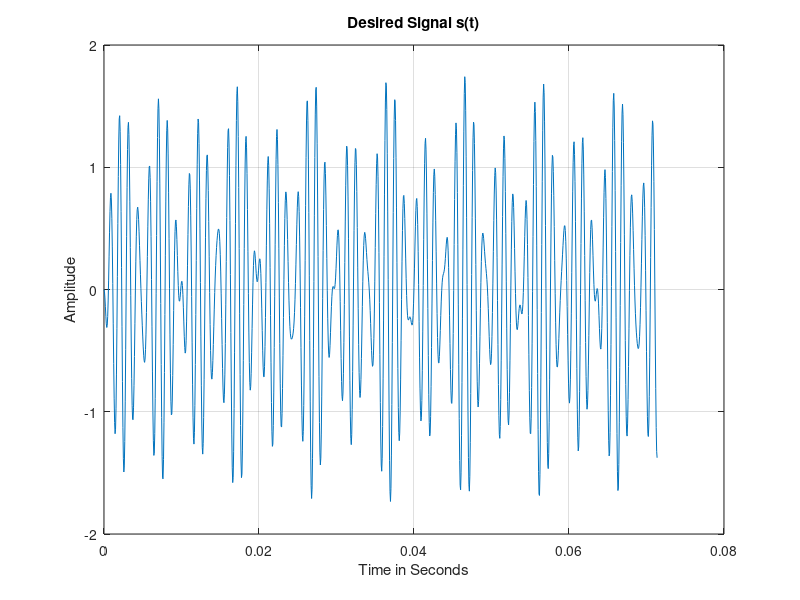
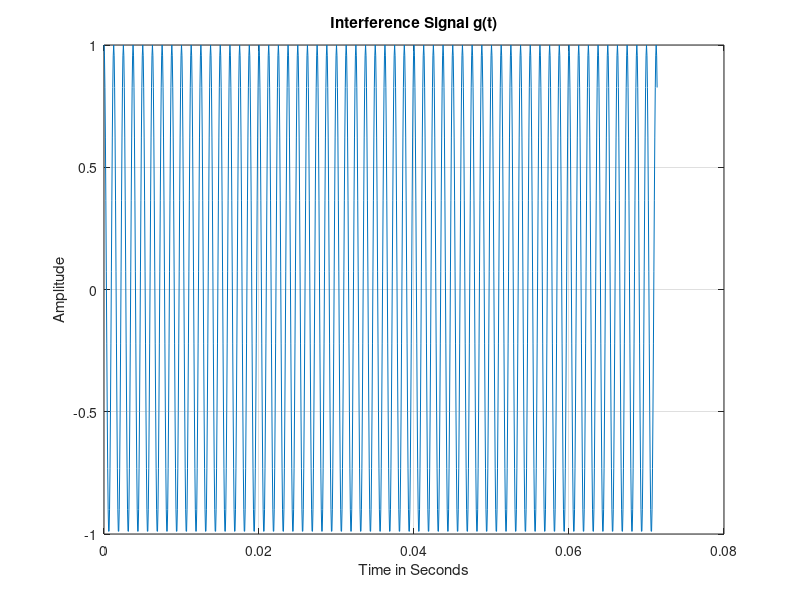
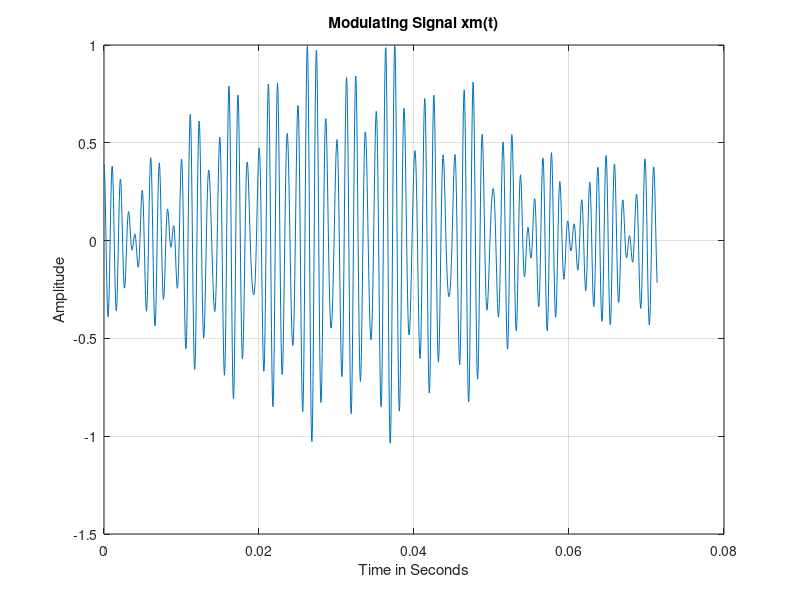
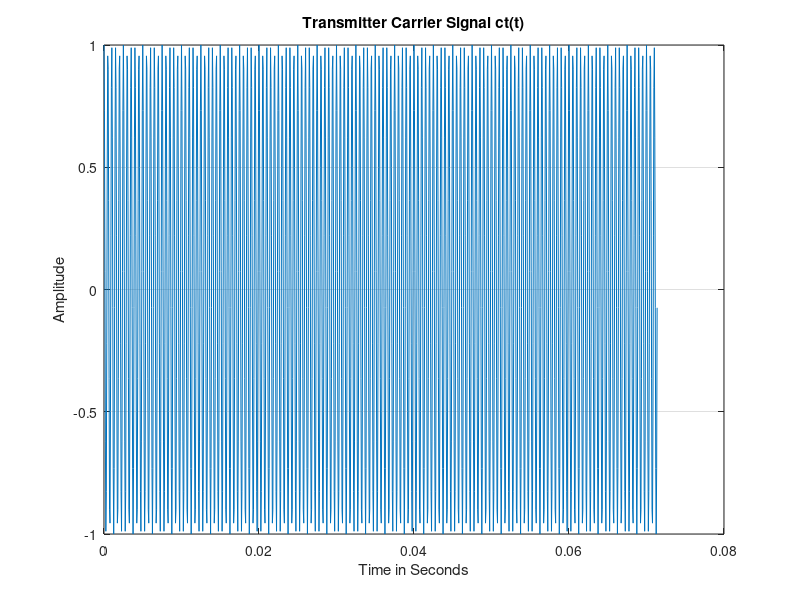

Source code (MATLAB) for these figures, in order:
%inel4301s096gp01t1hw01 
%Inel 4301 - Communication Theory I 
%MATLAB CLASS ASSIGNAMENT 01(MCA01) 
%Double Sideband Suppressed Carrier Systems 
%Prof. Domingo Antonio Rodríguez 
% 
%% 
%%PARAMETER SETTINGS****************************** 
%% 
clear all 
close all 
Fs=16800;           %Sampling frequency 
Ts=1/Fs;            %Sampling time or temporal resolution 
f1=784;             %First frequency component (G5) of s(t) 
f2=880;             %Second frequency component (A5) of s(t) 
f3=988;             %Third frequency component of (B5) s(t) 
fc=2000;            %Frequency of carrier signal > 2*fm 
fm=500;             %Bandwidth of desired signal s(t) 
Ns=1200;             %Number of samples of s(t) 
Tw=Ns*Ts;           %Time observation window for s(t) 
t=0:Ts:Tw-Ts;       %Time axis for desired signal s(t)  
%% 
%%TRANSMITTER SYSTEM****************************** 
%% 
s=(-7*cos(2*pi*f1*t)+2*cos(2*pi*f2*t)+5*cos(2*pi*f3*t))/8; 
g=1*cos(2*pi*800*t);    %Interference signal g(t) 
max_sg=max(s+g);        %Absolute value of signal s(t)+g(t) 
xm=(s+g)/max_sg;        %Normalized Modulating signal xm(t)         
ct=cos(2*pi*fc*t);      %Transmitter carrier signal ct(t) 
xc=xm.*ct;              %Modulated signal xc(t) 
%% 
%%Transmitter's Band-Pass Filter Design 
%% 
fu=fc+fm;           %Upper cut-off frequency 
fl=fc-fm;           %Lower cut-off frequency 
wu=(2*fu)/Fs;       %Normalized upper frequency       
wl=(2*fl)/Fs;       %Normalized lower frequency 
wb=[wl wu];         %Bandwidth of band-pass filter 
Mb=101;             %Order of band-pass filter 
thB=0:Ts:Mb*Ts-Ts;  %Time axis of impulse response signal hB(t) 
hB=fir1(Mb-1,wb,'bandpass');    %Filter design function 
yci=conv(xc,hB);        %Discrete-time convolution operation 
lyci=length(yci);       %Length of yci=Ns+Mb-1; 
tyci=0:Ts:(lyci-1)*Ts;  %Time axis of signal yci(t) 
%% 
%% COMMUNICATION CHANNEL************************** 
%%
nn=randn(lyci,1);           %AWGN with mean=0 and variance=1.

n=(1/1000)*transpose(nn);   %Attenuated noise signal n(t) 
yco=yci+0*n; 
%% 
%% RECEIVER SYSTEM******************************** 
%% 
cr=cos(2*pi*fc*tyci); 
yd=2*yco.*cr;       %Demodulated signal 
% 
%Low-Pass Filter Design*************************** 
% 
Wn=2*fm/Fs;         %Normalized cut-off frequency 
M=091;              %Order of the impulse response signal hL(t) 
thL=0:Ts:M*Ts-Ts;   %Time axis to plot impulse response signal 
hL=fir1(M-1,Wn);    %Impulse response signal 
% 
%Signal Filtering at the Receiver***************** 
% 
tr=0:Ts:(lyci+M-1)*Ts-Ts;   %Time axis for received signal 
xr=conv(yd,hL);             %Convolution operation for filtering 
Af=1;                       %Signal amplification factor 
xr=Af*xr; 
%% 
%%SIGNALS SPECTRA********************************** 
%% 
fres_s=1/(length(s)*Ts); 
faxis_s=-(Fs/2):fres_s:(Fs/2)-fres_s; 
Fss=fft(s); 
sFss=fftshift(Fss); 
asFss=abs(sFss); 
% 
fres_g=1/(length(g)*Ts); 
faxis_g=-(Fs/2):fres_g:(Fs/2)-fres_g; 
Fg=fft(g); 
sFg=fftshift(Fg); 
asFg=abs(sFg); 
% 
fres_xm=1/(length(xm)*Ts); 
faxis_xm=-(Fs/2):fres_xm:(Fs/2)-fres_xm; 
Fxm=fft(xm); 
sFxm=fftshift(Fxm); 
asFxm=abs(sFxm); 
% 
fres_ct=1/(length(ct)*Ts); 
faxis_ct=-(Fs/2):fres_ct:(Fs/2)-fres_ct; 
Fct=fft(ct); 
sFct=fftshift(Fct); 
asFct=abs(sFct); 
% 
fres_xc=1/(length(xc)*Ts); 

faxis_xc=-(Fs/2):fres_xc:(Fs/2)-fres_xc; 
Fxc=fft(xc); 
sFxc=fftshift(Fxc); 
asFxc=abs(sFxc); 
% 
fres_hB=1/(length(hB)*Ts); 
faxis_hB=-(Fs/2):fres_hB:(Fs/2)-fres_hB; 
FhB=fft(hB); 
sFhB=fftshift(FhB); 
asFhB=abs(sFhB); 
% 
fres_yci=1/(length(yci)*Ts); 
faxis_yci=-(Fs/2):fres_yci:(Fs/2)-fres_yci; 
Fyci=fft(yci); 
sFyci=fftshift(Fyci); 
asFyci=abs(sFyci); 
% 
fres_n=1/(length(n)*Ts); 
faxis_n=-(Fs/2):fres_n:(Fs/2)-fres_n; 
Fn=fft(n); 
sFn=fftshift(Fn); 
asFn=abs(sFn); 
% 
fres_yco=1/(length(yco)*Ts); 
faxis_yco=-(Fs/2):fres_yco:(Fs/2)-fres_yco; 
Fyco=fft(yco); 
sFyco=fftshift(Fyco); 
asFyco=abs(sFyco); 
% 
fres_cr=1/(length(cr)*Ts); 
faxis_cr=-(Fs/2):fres_cr:(Fs/2)-fres_cr; 
Fcr=fft(cr); 
sFcr=fftshift(Fcr); 
asFcr=abs(sFcr); 
% 
fres_yd=1/(length(yd)*Ts); 
faxis_yd=-(Fs/2):fres_yd:(Fs/2)-fres_yd; 
Fyd=fft(yd); 
sFyd=fftshift(Fyd); 
asFyd=abs(sFyd); 
% 
fres_hL=1/(length(hL)*Ts); 
faxis_hL=-(Fs/2):fres_hL:(Fs/2)-fres_hL; 
FhL=fft(hL); 
sFhL=fftshift(FhL); 
asFhL=abs(sFhL); 
% 
fres_xr=1/(length(xr)*Ts); 
faxis_xr=-(Fs/2):fres_xr:(Fs/2)-fres_xr;

Fxr=fft(xr); 
sFxr=fftshift(Fxr); 
asFxr=abs(sFxr); 
% 
%% 
%%PLOTS******************************************* 
%% 
% 
figure 
plot(t,s)               
grid 
xlabel('Time in Seconds') 
ylabel('Amplitude') 
title('Desired Signal s(t)') 
% 
figure 
plot(t,g)               
grid 
xlabel('Time in Seconds') 
ylabel('Amplitude') 
title('Interference Signal g(t)') 
% 
figure 
plot(t,xm)               
grid 
xlabel('Time in Seconds') 
ylabel('Amplitude') 
title('Modulating Signal xm(t)') 
% 
figure 
plot(t,ct) 
grid 
xlabel('Time in Seconds') 
ylabel('Amplitude') 
title('Transmitter Carrier Signal ct(t)') 
% 
figure 
plot(t,xc) 
grid 
xlabel('Time in Seconds') 
ylabel('Amplitude') 
title('Modulated Signal xc(t)') 
% 
figure 
plot(thB,hB,thB,hB,'o') 
grid 
xlabel('Time in Seconds') 
ylabel('Amplitude') 
title('Impulse Response Signal hB(t)')

% 
figure 
plot(tyci,yci) 
grid 
xlabel('Time in Seconds') 
ylabel('Amplitude') 
title('Channel Input Signal yci(t)') 
% 
figure 
plot(tyci,n) 
grid 
xlabel('Time in Seconds') 
ylabel('Amplitude') 
title('Channel Noise Signal n(t)') 
% 
figure 
plot(tyci,yco) 
grid 
xlabel('Time in Seconds') 
ylabel('Amplitude') 
title('Channel Output Signal yco(t)') 
% 
figure 
plot(tyci,cr) 
grid 
xlabel('Time in Seconds') 
ylabel('Amplitude') 
title('Receiver Carrier Signal cr(t)') 
% 
figure 
plot(tyci,yd) 
grid 
xlabel('Time in Seconds') 
ylabel('Amplitude') 
title('Demodulated Signal yd(t)') 
% 
figure 
plot(thL,hL,thL,hL,'o') 
grid 
xlabel('Time in Seconds') 
ylabel('Amplitude') 
title('Impulse Response Signal hL(t)') 
% 
figure 
plot(tr,xr) 
grid 
xlabel('Time in Seconds') 
ylabel('Amplitude') 
title('Receiver Output Signal Signal xr')

% 
figure 
plot(tr,xr) 
grid 
xlabel('Time in Seconds') 
ylabel('Amplitude') 
title('Signals s(t) vs. xr(t)') 
hold on 
plot(t,s) 
hold off 
% 
figure 
plot(faxis_s,asFss) 
grid 
xlabel('Frequency in Hertz') 
ylabel('Magnitude') 
title('Spectrum of Desired Signal s(t)') 
% 
figure 
plot(faxis_g,asFg) 
grid 
xlabel('Frequency in Hertz') 
ylabel('Magnitude') 
title('Spectrum of Interference Signa g(t)') 
% 
figure 
plot(faxis_xm,asFxm) 
grid 
xlabel('Frequency in Hertz') 
ylabel('Magnitude') 
title('Spectrum of Modulating Signal xm(t)') 
% 
figure 
plot(faxis_ct,asFct) 
grid 
xlabel('Frequency in Hertz') 
ylabel('Magnitude') 
title('Spectrum of Carrier Signal ct(t)') 
% 
figure 
plot(faxis_xc,asFxc) 
grid 
xlabel('Frequency in Hertz') 
ylabel('Magnitude') 
title('Spectrum of Modulated Signal xc(t)') 
% 
figure 
plot(faxis_hB,asFhB,faxis_hB,asFhB,'o') 
grid 

xlabel('Frequency in Hertz') 
ylabel('Magnitude') 
title('Spectrum of Band-Pass Filter Signal hB(t)') 
% 
figure 
plot(faxis_yci,asFyci) 
grid 
xlabel('Frequency in Hertz') 
ylabel('Magnitude') 
title('Spectrum of Channel Input Signal yci(t)') 
% 
figure 
plot(faxis_n,asFn) 
grid 
xlabel('Frequency in Hertz') 
ylabel('Magnitude') 
title('Spectrum of AWGN Signal n(t)') 
% 
figure 
plot(faxis_yco,asFyco) 
grid 
xlabel('Frequency in Hertz') 
ylabel('Magnitude') 
title('Spectrum of Channel Output Signal yco(t)') 
% 
figure 
plot(faxis_cr,asFcr) 
grid 
xlabel('Frequency in Hertz') 
ylabel('Magnitude') 
title('Spectrum of Receiver Carrier cr(t)') 
% 
figure 
plot(faxis_yd,asFyd) 
grid 
xlabel('Frequency in Hertz') 
ylabel('Magnitude') 
title('Spectrum of Demodulated Signal yd(t)') 
% 
figure 
plot(faxis_hL,asFhL,faxis_hL,asFhL,'o') 
grid 
xlabel('Frequency in Hertz') 
ylabel('Magnitude') 
title('Spectrum of Low-Pass Filter Signal hL(t)') 
% 
figure 
plot(faxis_xr,asFxr) 
grid 

xlabel('Frequency in Hertz') 
ylabel('Magnitude') 
title('Spectrum of Receiver Output Signal xr(t)') 
% 
figure 
plot(faxis_xr,asFxr) 
grid 
xlabel('Frequency in Hertz') 
ylabel('Magnitude') 
title('Spectra of Signals s(t) vs. xr(t)') 
hold on 
plot(faxis_s,asFss) 
hold off 
% 
sound(s,Fs) 
pause(2) 
sound(xm,Fs) 
pause(2) 
sound(xr,Fs) 
% 
clc 
disp('******************************') 
disp('Simulation ended succesfully') 
disp('******************************') 